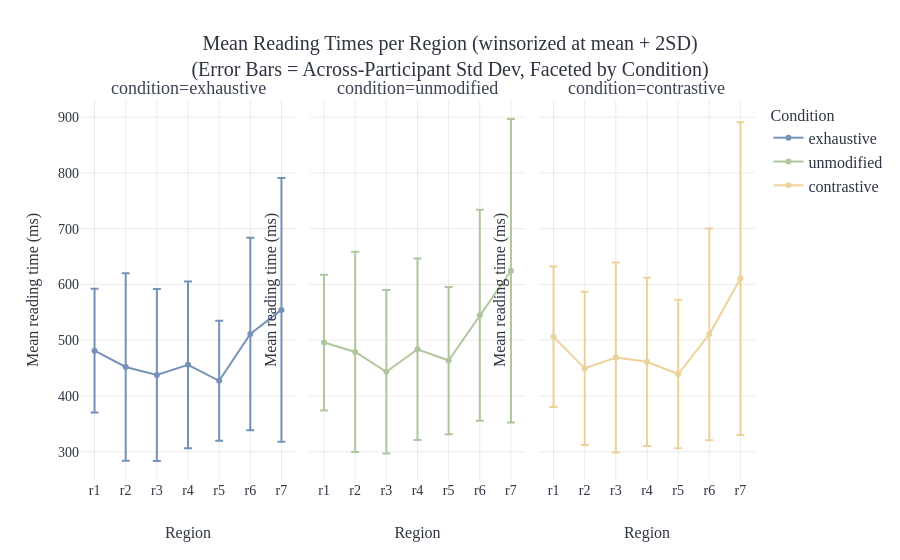
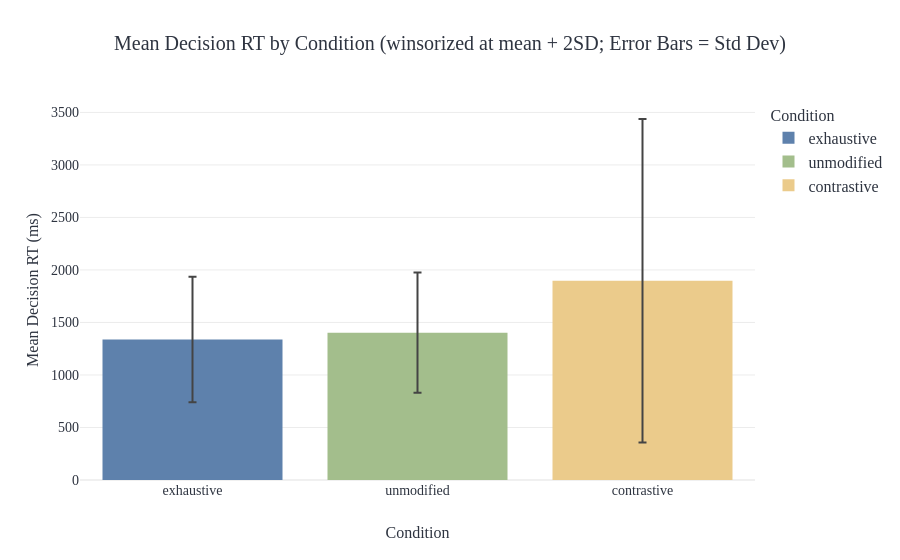

Notebook cell for these charts, in order:
### Code cell
import plotly.express as px
import numpy as np

# Melt events_df to one row per participant × item × region
region_cols = [c for c in events_df.columns if re.match(r"r\d+$", c)]
melted = (
    events_df
    .melt(
        id_vars=['participant_id', 'item', 'condition'],
        value_vars=region_cols,
        var_name='region',
        value_name='reading_time'
    )
    .dropna(subset=['reading_time'])
)

# -----------------------------
# SAME 2SD winsorization (upper cap): mean + 2*SD
# -----------------------------
# Region RTs: cap within condition × region
reg_stats = (
    melted
    .groupby(['condition', 'region'], observed=True)['reading_time']
    .agg(mu='mean', sd='std')
    .reset_index()
)
melted = melted.merge(reg_stats, on=['condition', 'region'], how='left')
melted['upper_cap'] = melted['mu'] + 2 * melted['sd']
melted['reading_time_wins'] = np.where(
    melted['upper_cap'].notna(),
    np.minimum(melted['reading_time'], melted['upper_cap']),
    melted['reading_time']
)

# Question/choice RTs: cap within condition
events_w = events_df.copy()

if 'question_rt' in events_w.columns:
    q_stats = (
        events_w.dropna(subset=['question_rt'])
        .groupby('condition', observed=True)['question_rt']
        .agg(mu='mean', sd='std')
        .reset_index()
    )
    q_stats['upper_cap_q'] = q_stats['mu'] + 2 * q_stats['sd']
    events_w = events_w.merge(q_stats[['condition', 'upper_cap_q']], on='condition', how='left')
    events_w['question_rt_wins'] = np.where(
        events_w['upper_cap_q'].notna(),
        np.minimum(events_w['question_rt'], events_w['upper_cap_q']),
        events_w['question_rt']
    )
else:
    events_w['question_rt_wins'] = np.nan

if 'choice_rt' in events_w.columns:
    c_stats = (
        events_w.dropna(subset=['choice_rt'])
        .groupby('condition', observed=True)['choice_rt']
        .agg(mu='mean', sd='std')
        .reset_index()
    )
    c_stats['upper_cap_c'] = c_stats['mu'] + 2 * c_stats['sd']
    events_w = events_w.merge(c_stats[['condition', 'upper_cap_c']], on='condition', how='left')
    events_w['choice_rt_wins'] = np.where(
        events_w['upper_cap_c'].notna(),
        np.minimum(events_w['choice_rt'], events_w['upper_cap_c']),
        events_w['choice_rt']
    )
else:
    events_w['choice_rt_wins'] = np.nan

# Optional check
n_capped_regions = int((melted['reading_time_wins'] < melted['reading_time']).sum())
n_capped_q = int(((events_w['question_rt_wins'] < events_w['question_rt']) & events_w['question_rt'].notna()).sum()) if 'question_rt' in events_w.columns else 0
n_capped_c = int(((events_w['choice_rt_wins'] < events_w['choice_rt']) & events_w['choice_rt'].notna()).sum()) if 'choice_rt' in events_w.columns else 0
print(f"Capped points -> regions: {n_capped_regions}, question: {n_capped_q}, choice: {n_capped_c}")

# Per-participant (across items) mean and std for each region × condition
pp_region_stats = (
    melted
    .groupby(['participant_id', 'condition', 'region'], as_index=False, observed=True)
    .reading_time_wins.agg(reading_time_mean='mean', reading_time_std='std')
)

# Per-participant question/choice mean+std across items (winsorized, if present)
extras_pp = []
if 'question_rt_wins' in events_w.columns:
    q_pp = (
        events_w
        .dropna(subset=['question_rt_wins'])
        .groupby(['participant_id', 'condition'], as_index=False, observed=True)
        .question_rt_wins.agg(reading_time_mean='mean', reading_time_std='std')
    )
    q_pp['region'] = 'question'
    extras_pp.append(q_pp[['participant_id', 'condition', 'region', 'reading_time_mean', 'reading_time_std']])

if 'choice_rt_wins' in events_w.columns:
    c_pp = (
        events_w
        .dropna(subset=['choice_rt_wins'])
        .groupby(['participant_id', 'condition'], as_index=False, observed=True)
        .choice_rt_wins.agg(reading_time_mean='mean', reading_time_std='std')
    )
    c_pp['region'] = 'choice'
    extras_pp.append(c_pp[['participant_id', 'condition', 'region', 'reading_time_mean', 'reading_time_std']])

if extras_pp:
    pp_region_stats = pd.concat([pp_region_stats] + extras_pp, ignore_index=True, sort=False)

# Only show present conditions
present_conditions = pp_region_stats['condition'].dropna().unique().tolist()

# Aggregate across participants
present_regions = pp_region_stats['region'].unique().tolist()
full_region_order = [f"r{i}" for i in range(1, 8)]
present_regions = [r for r in full_region_order if r in present_regions] + [r for r in ['question', 'choice'] if r in pp_region_stats['region'].unique()]

agg_plot = (
    pp_region_stats
    .groupby(['region', 'condition'], as_index=False, observed=True)
    .reading_time_mean.agg(mean_reading_time='mean', std_reading_time='std')
)

# Fallback std (also from winsorized values)
std_items = (
    melted
    .groupby(['condition', 'region'], observed=True)['reading_time_wins']
    .std()
    .reset_index()
    .rename(columns={'reading_time_wins': 'std_items'})
)

if 'question_rt_wins' in events_w.columns:
    std_q = (
        events_w
        .dropna(subset=['question_rt_wins'])
        .groupby('condition', observed=True)['question_rt_wins']
        .std()
        .reset_index()
        .rename(columns={'question_rt_wins': 'std_items'})
    )
    std_q['region'] = 'question'
    std_items = pd.concat([std_items, std_q[['condition', 'region', 'std_items']]], ignore_index=True)

if 'choice_rt_wins' in events_w.columns:
    std_c = (
        events_w
        .dropna(subset=['choice_rt_wins'])
        .groupby('condition', observed=True)['choice_rt_wins']
        .std()
        .reset_index()
        .rename(columns={'choice_rt_wins': 'std_items'})
    )
    std_c['region'] = 'choice'
    std_items = pd.concat([std_items, std_c[['condition', 'region', 'std_items']]], ignore_index=True)

agg_plot = agg_plot.merge(std_items, on=['condition', 'region'], how='left')
agg_plot['std_reading_time'] = agg_plot['std_reading_time'].fillna(agg_plot['std_items'])
agg_plot.drop(columns=['std_items'], inplace=True)

# Keep only present regions and set categorical ordering
agg_plot = agg_plot[agg_plot['region'].isin(present_regions) & agg_plot['condition'].isin(present_conditions)].copy()
agg_plot['region'] = pd.Categorical(agg_plot['region'], categories=present_regions, ordered=True)
agg_plot['condition'] = pd.Categorical(agg_plot['condition'], categories=present_conditions, ordered=True)

# Plot 1: Regions
region_only = agg_plot[agg_plot['region'].isin(full_region_order)]
fig1 = px.line(
    region_only,
    x='region',
    y='mean_reading_time',
    error_y='std_reading_time',
    color='condition',
    facet_col='condition',
    category_orders={'region': full_region_order, 'condition': present_conditions},
    title='Mean Reading Times per Region (winsorized at mean + 2SD)<br>(Error Bars = Across-Participant Std Dev, Faceted by Condition)',
    labels={'mean_reading_time': 'Mean Reading Time (ms)', 'region': 'Region'}
)
fig1.update_traces(connectgaps=True, mode='lines+markers', marker={'size': 6}, line={'width': 2}, opacity=0.85)
fig1.update_yaxes(title_text='Mean reading time (ms)')
fig1.update_xaxes(title_text='Region')
fig1.update_layout(legend_title_text='Condition')
fig1.show()

# Plot 3: Decision RTs
choice_only = agg_plot[agg_plot['region'] == 'choice']
fig3 = px.bar(
    choice_only,
    x='condition',
    y='mean_reading_time',
    error_y='std_reading_time',
    color='condition',
    category_orders={'condition': present_conditions},
    title='Mean Decision RT by Condition (winsorized at mean + 2SD; Error Bars = Std Dev)',
    labels={'mean_reading_time': 'Mean Decision RT (ms)', 'condition': 'Condition'}
)
fig3.update_layout(legend_title_text='Condition')
fig3.show()

### Figure 1 — Plotly figure (JSON) as saved in the notebook; plotly's stock layout.template omitted (floating-point values rounded to 4 significant figures)
{"data": [{"connectgaps": true, "error_y": {"array": [110.9, 168.3, 154.2, 149.7, 107.4, 172.4, 236.5]}, "hovertemplate": "condition=exhaustive<br>Region=%{x}<br>Mean Reading Time (ms)=%{y}<extra></extra>", "legendgroup": "exhaustive", "line": {"color": "#5e81ac", "dash": "solid", "width": 2}, "marker": {"size": 6, "symbol": "circle"}, "mode": "lines+markers", "name": "exhaustive", "opacity": 0.85, "orientation": "v", "showlegend": true, "type": "scatter", "x": ["r1", "r2", "r3", "r4", "r5", "r6", "r7"], "xaxis": "x", "y": [481.2, 451.9, 437.5, 455.8, 427.2, 511.1, 554.4], "yaxis": "y"}, {"connectgaps": true, "error_y": {"array": [121.6, 179.5, 146.7, 162.9, 132.1, 189.2, 272.2]}, "hovertemplate": "condition=unmodified<br>Region=%{x}<br>Mean Reading Time (ms)=%{y}<extra></extra>", "legendgroup": "unmodified", "line": {"color": "#a3be8c", "dash": "solid", "width": 2}, "marker": {"size": 6, "symbol": "circle"}, "mode": "lines+markers", "name": "unmodified", "opacity": 0.85, "orientation": "v", "showlegend": true, "type": "scatter", "x": ["r1", "r2", "r3", "r4", "r5", "r6", "r7"], "xaxis": "x2", "y": [495.7, 478.9, 443.4, 483.7, 463.5, 544.8, 624.5], "yaxis": "y2"}, {"connectgaps": true, "error_y": {"array": [126.0, 137.5, 170.3, 150.9, 133.1, 189.8, 280.4]}, "hovertemplate": "condition=contrastive<br>Region=%{x}<br>Mean Reading Time (ms)=%{y}<extra></extra>", "legendgroup": "contrastive", "line": {"color": "#ebcb8b", "dash": "solid", "width": 2}, "marker": {"size": 6, "symbol": "circle"}, "mode": "lines+markers", "name": "contrastive", "opacity": 0.85, "orientation": "v", "showlegend": true, "type": "scatter", "x": ["r1", "r2", "r3", "r4", "r5", "r6", "r7"], "xaxis": "x3", "y": [506.3, 449.4, 468.9, 461.3, 439.3, 510.5, 610.6], "yaxis": "y3"}], "layout": {"annotations": [{"font": {}, "showarrow": false, "text": "condition=exhaustive", "x": 0.16, "xanchor": "center", "xref": "paper", "y": 1, "yanchor": "bottom", "yref": "paper"}, {"font": {}, "showarrow": false, "text": "condition=unmodified", "x": 0.5, "xanchor": "center", "xref": "paper", "y": 1, "yanchor": "bottom", "yref": "paper"}, {"font": {}, "showarrow": false, "text": "condition=contrastive", "x": 0.84, "xanchor": "center", "xref": "paper", "y": 1, "yanchor": "bottom", "yref": "paper"}], "legend": {"title": {"text": "Condition"}, "tracegroupgap": 0}, "title": {"text": "Mean Reading Times per Region (winsorized at mean + 2SD)<br>(Error Bars = Across-Participant Std Dev, Faceted by Condition)"}, "xaxis": {"anchor": "y", "categoryarray": ["r1", "r2", "r3", "r4", "r5", "r6", "r7"], "categoryorder": "array", "domain": [0, 0.32], "title": {"text": "Region"}}, "xaxis2": {"anchor": "y2", "categoryarray": ["r1", "r2", "r3", "r4", "r5", "r6", "r7"], "categoryorder": "array", "domain": [0.34, 0.66], "matches": "x", "title": {"text": "Region"}}, "xaxis3": {"anchor": "y3", "categoryarray": ["r1", "r2", "r3", "r4", "r5", "r6", "r7"], "categoryorder": "array", "domain": [0.68, 1.0], "matches": "x", "title": {"text": "Region"}}, "yaxis": {"anchor": "x", "domain": [0, 1], "title": {"text": "Mean reading time (ms)"}}, "yaxis2": {"anchor": "x2", "domain": [0, 1], "matches": "y", "showticklabels": false, "title": {"text": "Mean reading time (ms)"}}, "yaxis3": {"anchor": "x3", "domain": [0, 1], "matches": "y", "showticklabels": false, "title": {"text": "Mean reading time (ms)"}}}}

### Figure 2 — Plotly figure (JSON) as saved in the notebook; plotly's stock layout.template omitted (floating-point values rounded to 4 significant figures)
{"data": [{"error_y": {"array": [597.5]}, "hovertemplate": "Condition=%{x}<br>Mean Decision RT (ms)=%{y}<extra></extra>", "legendgroup": "exhaustive", "marker": {"color": "#5e81ac", "pattern": {"shape": ""}}, "name": "exhaustive", "orientation": "v", "showlegend": true, "textposition": "auto", "type": "bar", "x": ["exhaustive"], "xaxis": "x", "y": [1337.0], "yaxis": "y"}, {"error_y": {"array": [573.1]}, "hovertemplate": "Condition=%{x}<br>Mean Decision RT (ms)=%{y}<extra></extra>", "legendgroup": "unmodified", "marker": {"color": "#a3be8c", "pattern": {"shape": ""}}, "name": "unmodified", "orientation": "v", "showlegend": true, "textposition": "auto", "type": "bar", "x": ["unmodified"], "xaxis": "x", "y": [1403.0], "yaxis": "y"}, {"error_y": {"array": [1540.0]}, "hovertemplate": "Condition=%{x}<br>Mean Decision RT (ms)=%{y}<extra></extra>", "legendgroup": "contrastive", "marker": {"color": "#ebcb8b", "pattern": {"shape": ""}}, "name": "contrastive", "orientation": "v", "showlegend": true, "textposition": "auto", "type": "bar", "x": ["contrastive"], "xaxis": "x", "y": [1898.0], "yaxis": "y"}], "layout": {"barmode": "relative", "legend": {"title": {"text": "Condition"}, "tracegroupgap": 0}, "title": {"text": "Mean Decision RT by Condition (winsorized at mean + 2SD; Error Bars = Std Dev)"}, "xaxis": {"anchor": "y", "categoryarray": ["exhaustive", "unmodified", "contrastive"], "categoryorder": "array", "domain": [0, 1], "title": {"text": "Condition"}}, "yaxis": {"anchor": "x", "domain": [0, 1], "title": {"text": "Mean Decision RT (ms)"}}}}
